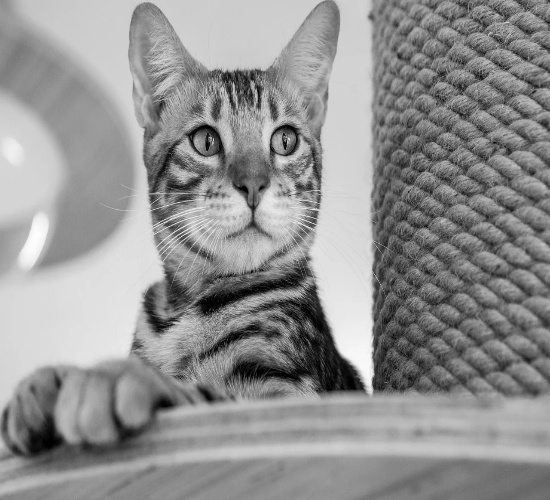
#> input picture Cat 1.jpg, 550 x 500 px
$ jupyter execute 'Lecture 14 Analyze image using Histogram.ipynb'
#> lines starting #> are read from the running program, lines starting #| are printed output that depends on the picture
[cell 1]
import cv2
import matplotlib.pyplot as plt
import numpy as np

[cell 2]
blank_white = np.ones((400,450,3), np.uint8) * 255
blank_black = np.zeros((400,450,3), np.uint8) * 255

# hist = cv2.calcHist([blank_white], [0], None, [255], [0,256])
hist = cv2.calcHist([blank_black], [0], None, [255], [0,256])
plt.plot(hist)
plt.show


cv2.imshow("blank white", blank_white)
cv2.imshow("blank black", blank_black)
cv2.waitKey(0)
cv2.destroyAllWindows()
#> figure, not shown here; curve peaks at x = 0, y = 180000

[cell 3]
plt.figure(figsize=(10,10))

img1 = cv2.imread("Cat 1.jpg")
#> img1 is the input picture: shape (500, 550, 3); min 0, max 254, mean 145.5
img2 = cv2.imread("Cat 2.jpg")
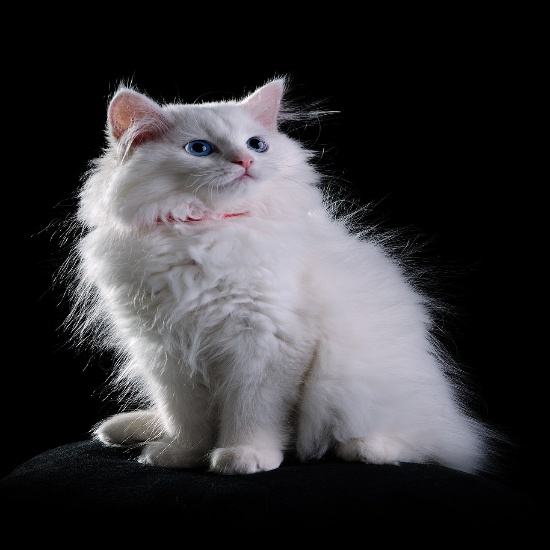
#> input picture Cat 2.jpg, 550 x 550 px
#> img2 is the input picture: shape (550, 550, 3); mean B, G, R 57.2, 54.6, 55.7
img3 = cv2.imread("Cat 3.jpg")
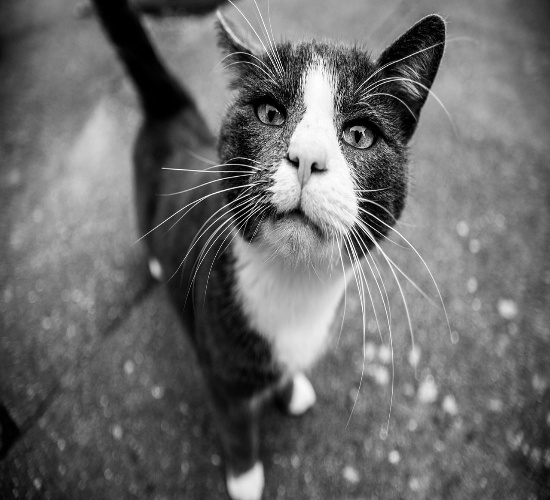
#> input picture Cat 3.jpg, 550 x 500 px
#> img3 is the input picture: shape (500, 550, 3); min 0, max 255, mean 106.9


hist1 = cv2.calcHist([img1], [0], None, [255], [0,256])
#> hist1 = 255 values, max 5177 at index 204, min 0 at index 254, mean 1078.4
hist2 = cv2.calcHist([img2], [0], None, [255], [0,256])
#> hist2 = 255 values, max 152698 at index 0, min 3 at index 253, mean 1186.3
hist3 = cv2.calcHist([img3], [0], None, [255], [0,256])
#> hist3 = 255 values, max 3575 at index 0, min 8 at index 254, mean 1078.4

plt.subplot(3,1,1)
plt.plot(hist1)

plt.subplot(3,1,2)
plt.plot(hist2)

plt.subplot(3,1,3)
plt.plot(hist3)
plt.show


cv2.imshow("Cat 1", img1)
cv2.imshow("Cat 2", img2)
cv2.imshow("Cat 3", img3)
cv2.waitKey(0)
cv2.destroyAllWindows()
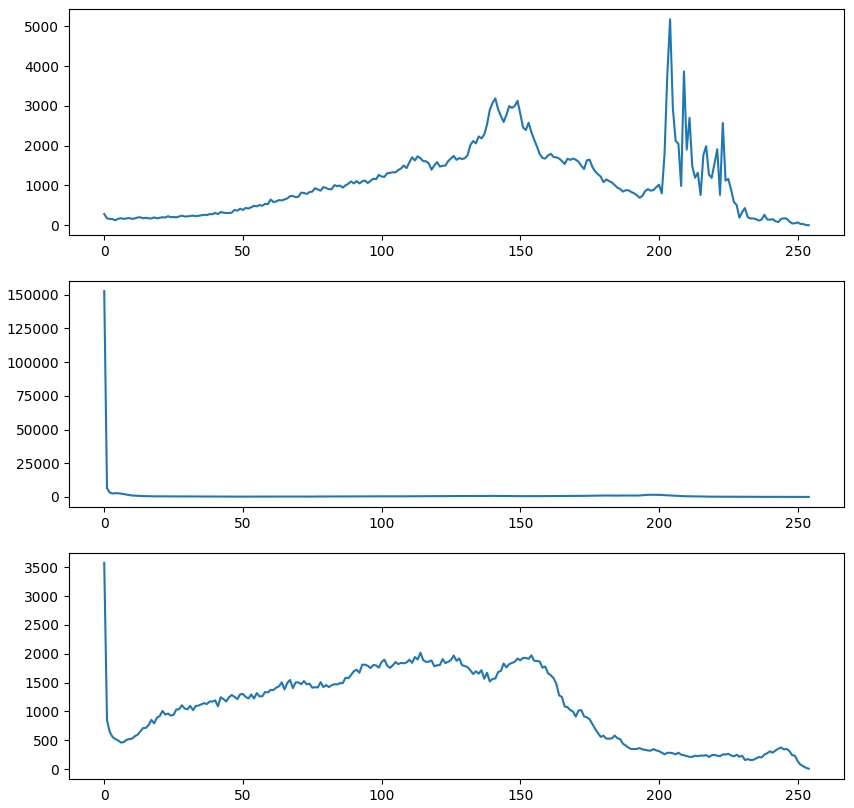
#> figure drawn by matplotlib, 3 panels; panel 1: curve peaks at x = 204, y = 5177; panel 2: curve peaks at x = 0, y = 152698; panel 3: curve peaks at x = 0, y = 3575

[cell 4]
img1 = cv2.imread("zeeshan_fareed.jpg")
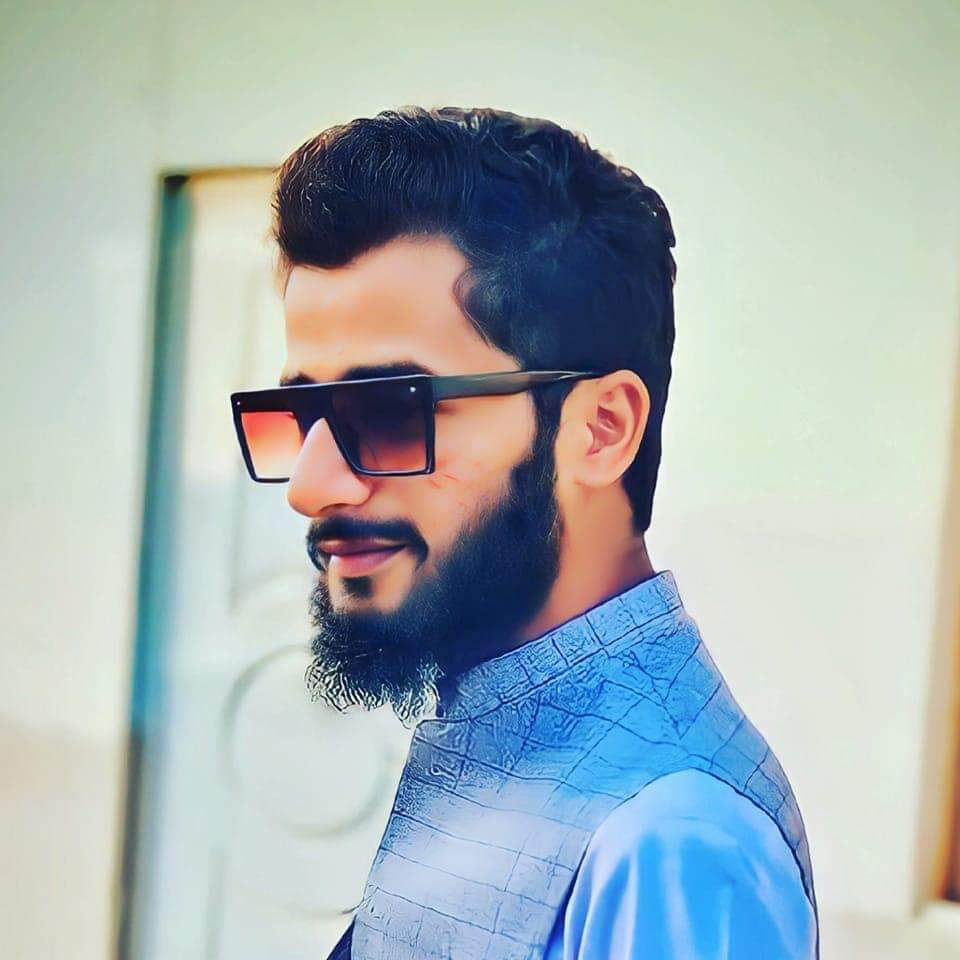
#> input picture zeeshan_fareed.jpg, 960 x 960 px
#> img1 is the input picture: shape (960, 960, 3); mean B, G, R 181.8, 179.8, 167.3
img1 = cv2.resize(img1, (400,450))
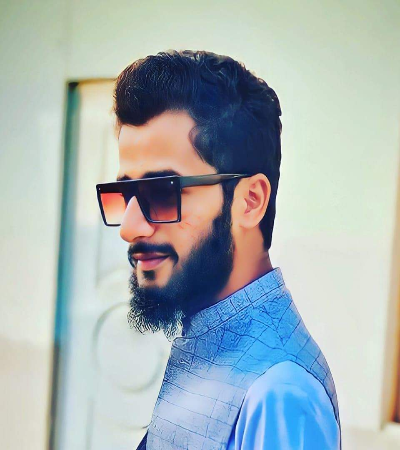
#> img1: shape (450, 400, 3); mean B, G, R 181.7, 179.7, 167.3

b,g,r = cv2.split(img1)
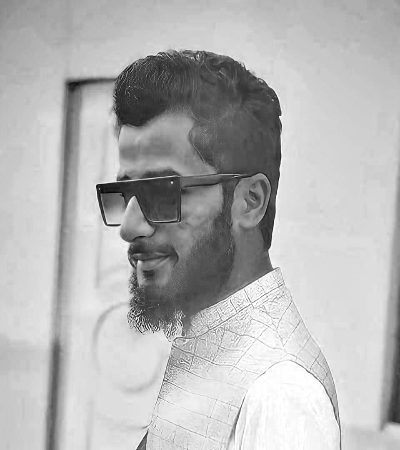
#> b: shape (450, 400); min 1, max 255, mean 181.7
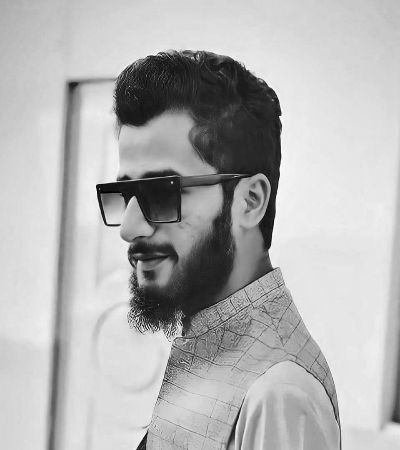
#> g: shape (450, 400); min 0, max 255, mean 179.7
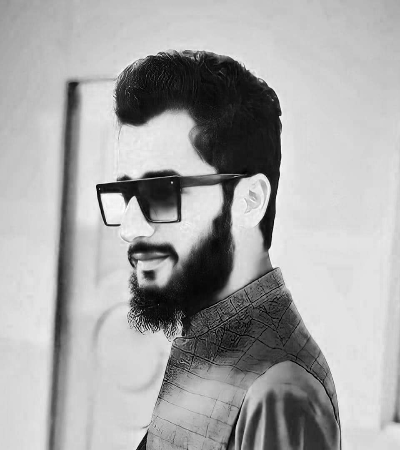
#> r: shape (450, 400); min 0, max 254, mean 167.3

hist1 = cv2.calcHist([img1], [0], None, [255], [0,256])
#> hist1 = 255 values, max 6691 at index 220, min 1 at index 0, mean 705.9
hist2 = cv2.calcHist([img2], [0], None, [255], [0,256])
hist3 = cv2.calcHist([img3], [0], None, [255], [0,256])

plt.subplot(3,1,1)
plt.plot(hist1)

plt.subplot(3,1,2)
plt.plot(hist2)

plt.subplot(3,1,3)
plt.plot(hist3)
plt.show


cv2.imshow("Image 1", img1)
cv2.imshow("Image B", b)
cv2.imshow("Image G", g)
cv2.imshow("Image R", r)
cv2.waitKey(0)
cv2.destroyAllWindows()
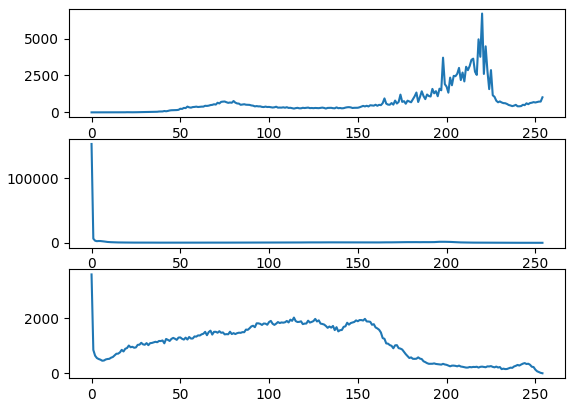
#> figure drawn by matplotlib, 3 panels; panel 1: curve peaks at x = 220, y = 6691; panel 2: curve peaks at x = 0, y = 152698; panel 3: curve peaks at x = 0, y = 3575

## combine Histogram

[cell 5]
img1 = cv2.imread("zeeshan_fareed.jpg")
img1 = cv2.resize(img1, (400,450))

b,g,r = cv2.split(img1)

plt.hist(b.ravel(), 255, (0,255), color = "blue")
plt.hist(g.ravel(), 255, (0,255), color = "green")
plt.hist(r.ravel(), 255, (0,255), color = "red")

plt.show


cv2.imshow("Image 1", img1)
cv2.imshow("Image B", b)
cv2.imshow("Image G", g)
cv2.imshow("Image R", r)
cv2.waitKey(0)
cv2.destroyAllWindows()
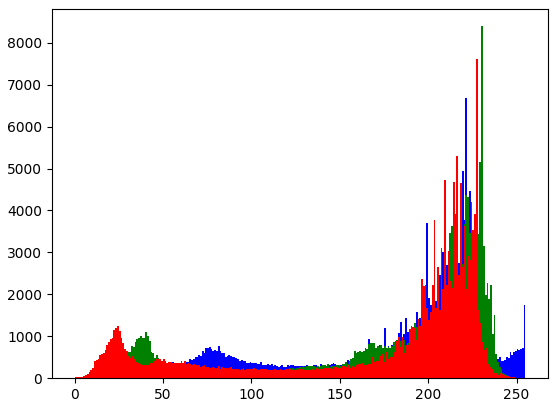
#> figure drawn by matplotlib, 1 panel; tallest bar 6691 high, from x = 221 to 222; tallest bar 8394 high, from x = 230 to 231; tallest bar 7606 high, from x = 227 to 228
